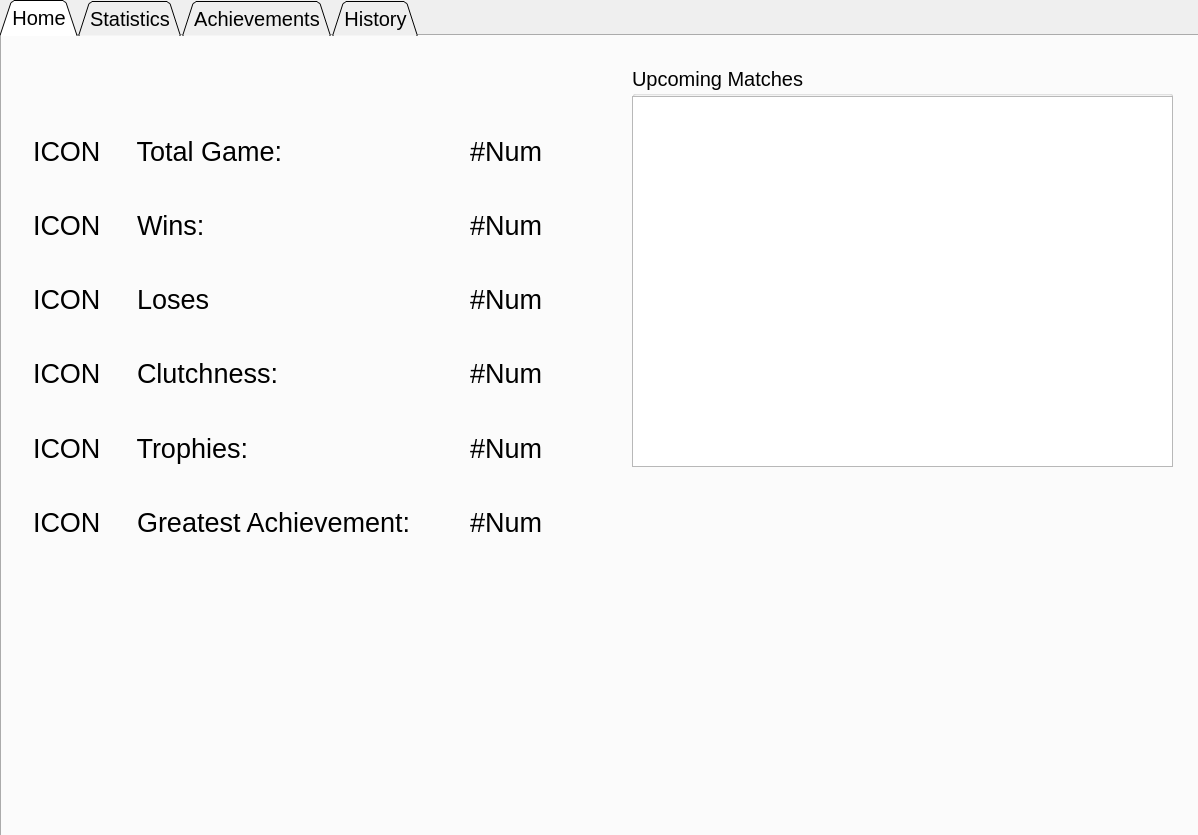
<?xml version="1.0" encoding="UTF-8"?>
<ui version="4.0">
 <class>ProfileDialogClass</class>
 <widget class="QDialog" name="ProfileDialogClass">
  <property name="geometry">
   <rect>
    <x>0</x>
    <y>0</y>
    <width>1198</width>
    <height>835</height>
   </rect>
  </property>
  <property name="windowTitle">
   <string>ProfileDialog</string>
  </property>
  <widget class="QTabWidget" name="tabWidget_Profile">
   <property name="geometry">
    <rect>
     <x>0</x>
     <y>0</y>
     <width>1211</width>
     <height>841</height>
    </rect>
   </property>
   <property name="font">
    <font>
     <pointsize>15</pointsize>
    </font>
   </property>
   <property name="tabShape">
    <enum>QTabWidget::TabShape::Triangular</enum>
   </property>
   <property name="currentIndex">
    <number>0</number>
   </property>
   <widget class="QWidget" name="tab_Home">
    <attribute name="title">
     <string>Home</string>
    </attribute>
    <widget class="QGroupBox" name="groupBox_UpcomingMatches">
     <property name="geometry">
      <rect>
       <x>630</x>
       <y>30</y>
       <width>541</width>
       <height>401</height>
      </rect>
     </property>
     <property name="title">
      <string>Upcoming Matches</string>
     </property>
     <widget class="QListWidget" name="listWidget_UpcomingMatches">
      <property name="geometry">
       <rect>
        <x>0</x>
        <y>30</y>
        <width>541</width>
        <height>371</height>
       </rect>
      </property>
     </widget>
    </widget>
    <widget class="QWidget" name="layoutWidget">
     <property name="geometry">
      <rect>
       <x>20</x>
       <y>70</y>
       <width>531</width>
       <height>461</height>
      </rect>
     </property>
     <property name="font">
      <font>
       <pointsize>20</pointsize>
      </font>
     </property>
     <layout class="QVBoxLayout" name="verticalLayout">
      <item>
       <layout class="QHBoxLayout" name="horizontalLayout_2">
        <item>
         <widget class="QLabel" name="label_IconGame">
          <property name="font">
           <font>
            <pointsize>20</pointsize>
           </font>
          </property>
          <property name="text">
           <string>ICON</string>
          </property>
         </widget>
        </item>
        <item>
         <widget class="QLabel" name="label_FeatureGame">
          <property name="font">
           <font>
            <pointsize>20</pointsize>
           </font>
          </property>
          <property name="text">
           <string>    Total Game: </string>
          </property>
         </widget>
        </item>
        <item>
         <spacer name="horizontalSpacer">
          <property name="orientation">
           <enum>Qt::Orientation::Horizontal</enum>
          </property>
          <property name="sizeHint" stdset="0">
           <size>
            <width>40</width>
            <height>20</height>
           </size>
          </property>
         </spacer>
        </item>
        <item>
         <widget class="QLabel" name="label_StatGame">
          <property name="font">
           <font>
            <pointsize>20</pointsize>
           </font>
          </property>
          <property name="text">
           <string>#Num</string>
          </property>
         </widget>
        </item>
       </layout>
      </item>
      <item>
       <layout class="QHBoxLayout" name="horizontalLayout_3">
        <item>
         <widget class="QLabel" name="label_IconWin">
          <property name="font">
           <font>
            <pointsize>20</pointsize>
           </font>
          </property>
          <property name="text">
           <string>ICON</string>
          </property>
         </widget>
        </item>
        <item>
         <widget class="QLabel" name="label_FeatureWin">
          <property name="font">
           <font>
            <pointsize>20</pointsize>
           </font>
          </property>
          <property name="text">
           <string>    Wins: </string>
          </property>
         </widget>
        </item>
        <item>
         <spacer name="horizontalSpacer_2">
          <property name="orientation">
           <enum>Qt::Orientation::Horizontal</enum>
          </property>
          <property name="sizeHint" stdset="0">
           <size>
            <width>40</width>
            <height>20</height>
           </size>
          </property>
         </spacer>
        </item>
        <item>
         <widget class="QLabel" name="label_StatWin">
          <property name="font">
           <font>
            <pointsize>20</pointsize>
           </font>
          </property>
          <property name="text">
           <string>#Num</string>
          </property>
         </widget>
        </item>
       </layout>
      </item>
      <item>
       <layout class="QHBoxLayout" name="horizontalLayout_4">
        <item>
         <widget class="QLabel" name="label_IconLose">
          <property name="font">
           <font>
            <pointsize>20</pointsize>
           </font>
          </property>
          <property name="text">
           <string>ICON</string>
          </property>
         </widget>
        </item>
        <item>
         <widget class="QLabel" name="label_FeatureLose">
          <property name="font">
           <font>
            <pointsize>20</pointsize>
           </font>
          </property>
          <property name="text">
           <string>    Loses</string>
          </property>
         </widget>
        </item>
        <item>
         <spacer name="horizontalSpacer_3">
          <property name="orientation">
           <enum>Qt::Orientation::Horizontal</enum>
          </property>
          <property name="sizeHint" stdset="0">
           <size>
            <width>40</width>
            <height>20</height>
           </size>
          </property>
         </spacer>
        </item>
        <item>
         <widget class="QLabel" name="label_StatLose">
          <property name="font">
           <font>
            <pointsize>20</pointsize>
           </font>
          </property>
          <property name="text">
           <string>#Num</string>
          </property>
         </widget>
        </item>
       </layout>
      </item>
      <item>
       <layout class="QHBoxLayout" name="horizontalLayout">
        <item>
         <widget class="QLabel" name="label_IconClutchness">
          <property name="font">
           <font>
            <pointsize>20</pointsize>
           </font>
          </property>
          <property name="text">
           <string>ICON</string>
          </property>
         </widget>
        </item>
        <item>
         <widget class="QLabel" name="label_FeatureClutchness">
          <property name="font">
           <font>
            <pointsize>20</pointsize>
           </font>
          </property>
          <property name="text">
           <string>    Clutchness: </string>
          </property>
         </widget>
        </item>
        <item>
         <spacer name="horizontalSpacer_4">
          <property name="orientation">
           <enum>Qt::Orientation::Horizontal</enum>
          </property>
          <property name="sizeHint" stdset="0">
           <size>
            <width>40</width>
            <height>20</height>
           </size>
          </property>
         </spacer>
        </item>
        <item>
         <widget class="QLabel" name="label_GameClutchness">
          <property name="font">
           <font>
            <pointsize>20</pointsize>
           </font>
          </property>
          <property name="text">
           <string>#Num</string>
          </property>
         </widget>
        </item>
       </layout>
      </item>
      <item>
       <layout class="QHBoxLayout" name="horizontalLayout_5">
        <item>
         <widget class="QLabel" name="label_IconTrophies">
          <property name="font">
           <font>
            <pointsize>20</pointsize>
           </font>
          </property>
          <property name="text">
           <string>ICON</string>
          </property>
         </widget>
        </item>
        <item>
         <widget class="QLabel" name="label_FeatureTrophies">
          <property name="font">
           <font>
            <pointsize>20</pointsize>
           </font>
          </property>
          <property name="text">
           <string>    Trophies: </string>
          </property>
         </widget>
        </item>
        <item>
         <spacer name="horizontalSpacer_5">
          <property name="orientation">
           <enum>Qt::Orientation::Horizontal</enum>
          </property>
          <property name="sizeHint" stdset="0">
           <size>
            <width>40</width>
            <height>20</height>
           </size>
          </property>
         </spacer>
        </item>
        <item>
         <widget class="QLabel" name="label_StatTrophies">
          <property name="font">
           <font>
            <pointsize>20</pointsize>
           </font>
          </property>
          <property name="text">
           <string>#Num</string>
          </property>
         </widget>
        </item>
       </layout>
      </item>
      <item>
       <layout class="QHBoxLayout" name="horizontalLayout_6">
        <item>
         <widget class="QLabel" name="label_IconGA">
          <property name="font">
           <font>
            <pointsize>20</pointsize>
           </font>
          </property>
          <property name="text">
           <string>ICON</string>
          </property>
         </widget>
        </item>
        <item>
         <widget class="QLabel" name="label_FeatureGA">
          <property name="font">
           <font>
            <pointsize>20</pointsize>
           </font>
          </property>
          <property name="text">
           <string>    Greatest Achievement: </string>
          </property>
         </widget>
        </item>
        <item>
         <spacer name="horizontalSpacer_6">
          <property name="orientation">
           <enum>Qt::Orientation::Horizontal</enum>
          </property>
          <property name="sizeHint" stdset="0">
           <size>
            <width>40</width>
            <height>20</height>
           </size>
          </property>
         </spacer>
        </item>
        <item>
         <widget class="QLabel" name="label_StatGA">
          <property name="font">
           <font>
            <pointsize>20</pointsize>
           </font>
          </property>
          <property name="text">
           <string>#Num</string>
          </property>
         </widget>
        </item>
       </layout>
      </item>
     </layout>
    </widget>
   </widget>
   <widget class="QWidget" name="tab_Statistics">
    <attribute name="title">
     <string>Statistics</string>
    </attribute>
   </widget>
   <widget class="QWidget" name="tab_Achievements">
    <attribute name="title">
     <string>Achievements</string>
    </attribute>
   </widget>
   <widget class="QWidget" name="tab_History">
    <attribute name="title">
     <string>History</string>
    </attribute>
   </widget>
  </widget>
 </widget>
 <layoutdefault spacing="6" margin="11"/>
 <resources>
  <include location="Resource.qrc"/>
 </resources>
 <connections/>
</ui>
